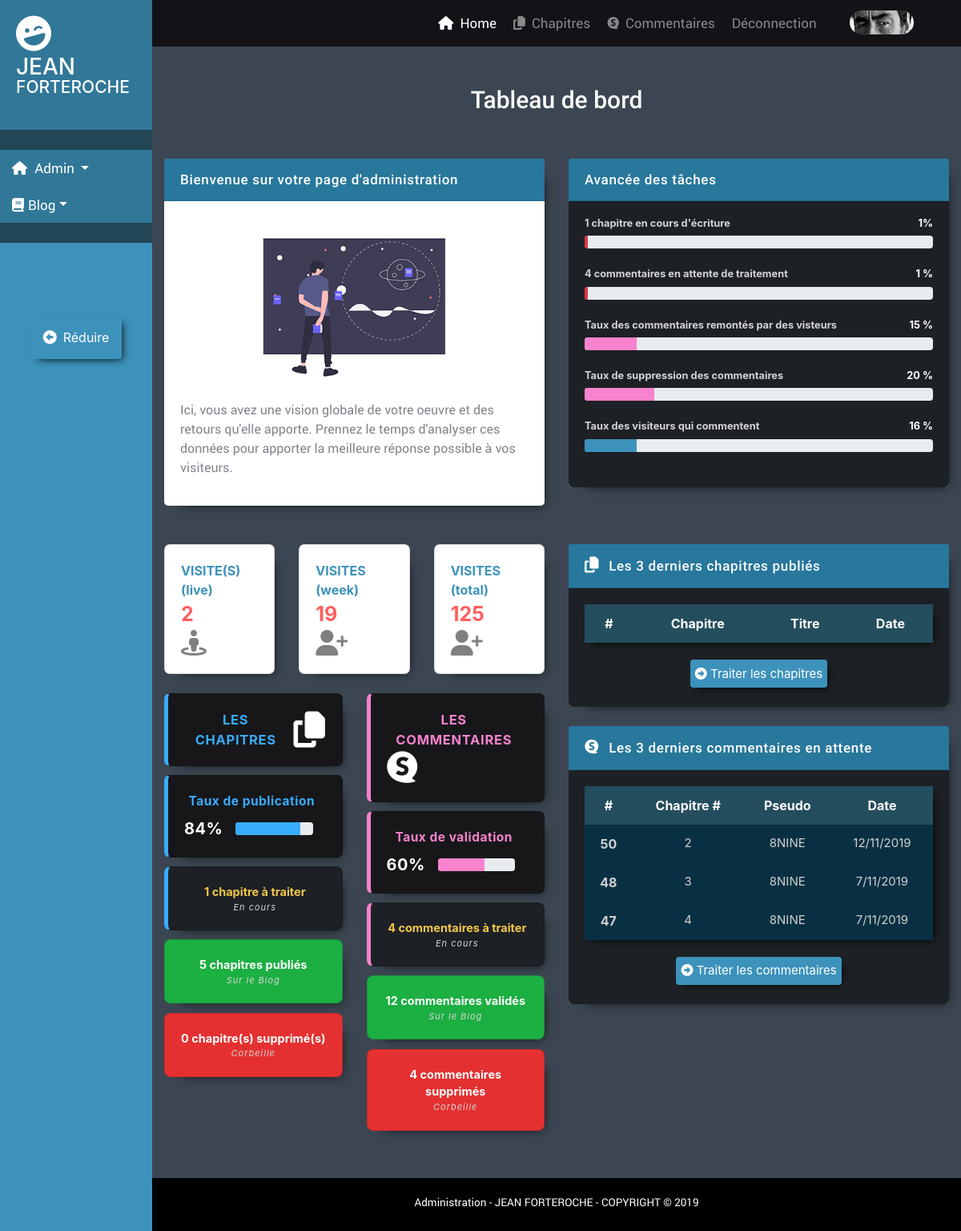
Before: /index.php?action=Admin (signed in) with the older database file.
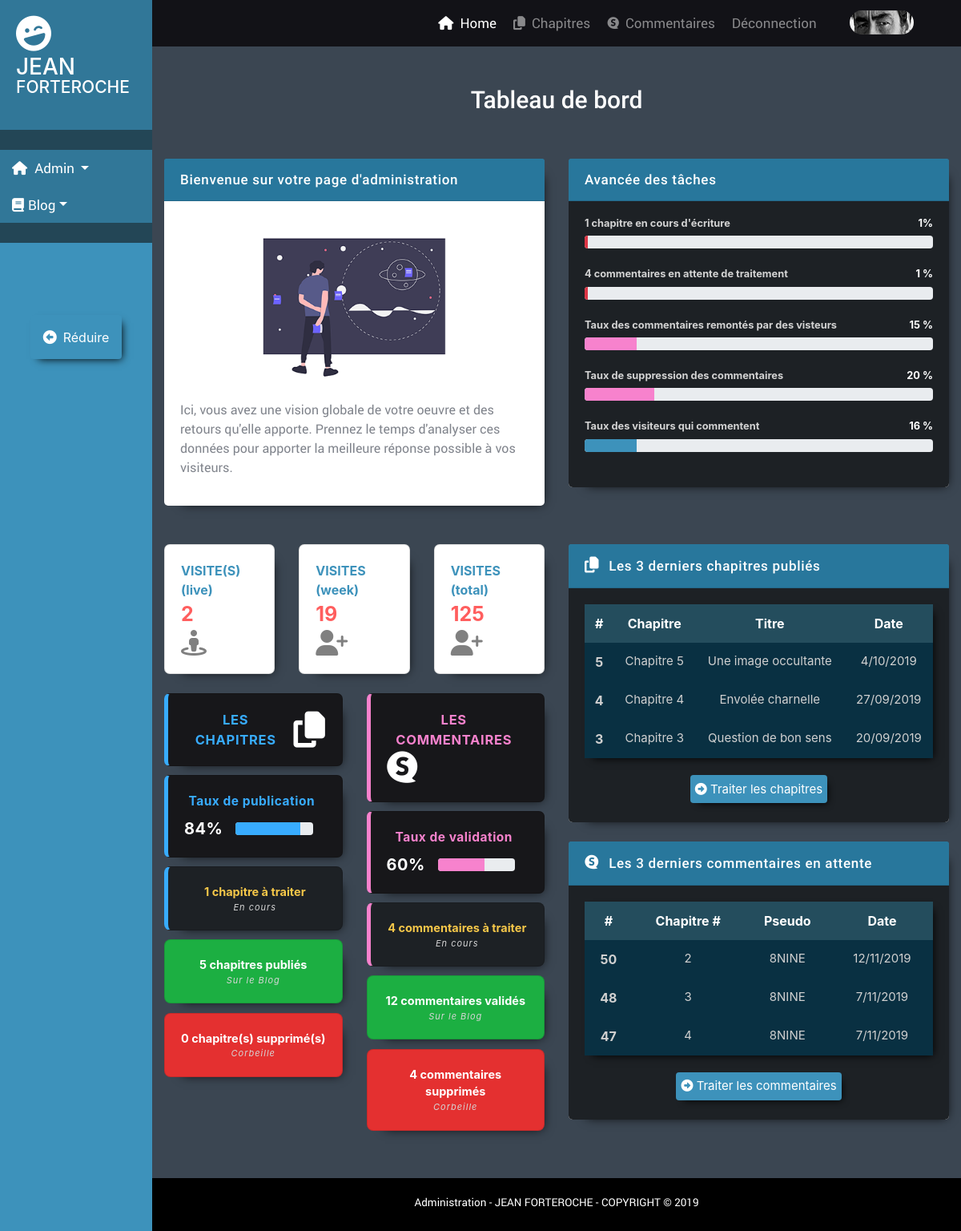
After: the same page with the newer database file.
### tables this page shows
CREATE TABLE `commentaires` (
  `id_comment` int(11) NOT NULL,
  `id_chapitre` int(11) NOT NULL,
  `pseudo` varchar(255) NOT NULL,
  `commentaire` text NOT NULL,
  `date_commentaire` datetime NOT NULL,
  `signal_com` varchar(3) NOT NULL DEFAULT 'non',
  `en_cours` int(11) NOT NULL DEFAULT '1',
  `valide` int(11) NOT NULL DEFAULT '0',
  `supprime` int(11) NOT NULL DEFAULT '0'
);

CREATE TABLE `chapitres` (
  `id_chapitre` int(11) NOT NULL,
  `numero` varchar(20) NOT NULL,
  `titre` varchar(255) NOT NULL,
  `date_creation` datetime NOT NULL,
  `date_publication` datetime NOT NULL,
  `statut` int(11) NOT NULL,
  `content_text` text NOT NULL,
  `content_img` text NOT NULL
);

### controller/ctrl-Backend.php (called while the page is built, shortened)
<?php
require('model/AdminChapterManager.php');
require('model/AdminCommentManager.php');
	function viewAdmin()
		{
		    $adminChapterManager = new AdminChapterManager();
		    $chaptersAdminLast = $adminChapterManager->getChaptersAdmin0();
		    $adminCommentManager = new AdminCommentManager();
		    $commentsAdminLast = $adminCommentManager->getCommentsAdmin0();
			require 'view/backend/adminView.php';
		}

### model/AdminCommentManager.php (called while the page is built, shortened)
<?php
class AdminCommentManager extends Manager
    {
        public function getCommentsAdmin0()
            {
                $db = $this->dbConnect();
                $commentsAdminLast = $db->query('SELECT id_comment, id_chapitre, pseudo, DATE_FORMAT(date_commentaire, "%e/%m/%Y") AS date_commentaire_franc FROM commentaires WHERE en_cours="1" ORDER BY date_commentaire DESC LIMIT 0, 3');
                return $commentsAdminLast;
            }
    }

### model/AdminChapterManager.php (called while the page is built, shortened)
<?php
class AdminChapterManager extends Manager
    {
        public function getChaptersAdmin0()
            {
                $db = $this->dbConnect();
                $chaptersAdminLast = $db->query('SELECT id_chapitre, numero, titre, DATE_FORMAT(date_publication, "%e/%m/%Y") AS date_publication_franc FROM chapitres WHERE statut="1" ORDER BY date_publication DESC LIMIT 0, 3');
                return $chaptersAdminLast;
            }
    }

### view/backend/adminView.php (the view, shortened to what the rows shown need)
    <section id="dashBoard">
        <div class="container-fluid">
            <div id="dashboardTitle" class="py-5">
                <h1 class="">Tableau de bord</h1>
            </div>
            <div class="row">
                <div id="col2Resumes" class="col-xl-6 col-md-12 mb-4">
                    <div class="card mb-4 col-resume-contenair">
                        <div class="card-body">
                            <table id="table1" class="table">
                                <thead>
                                    <tr class="trHead">
                                        <th scope="col">#</th>
                                        <th scope="col">Chapitre</th>
                                        <th scope="col">Titre</th>
                                        <th scope="col">Date</th>
                                    </tr>
                                </thead>
                                <tbody>
                                    <?php while ($data = $chaptersAdminLast->fetch()): ?>
                                        <tr class="tabGroup1">
                                            <th scope="row"><?php echo htmlspecialchars($data['id_chapitre']); ?></th>
                                            <td><?php echo htmlspecialchars($data['numero']); ?></td>
                                            <td><?php echo htmlspecialchars($data['titre']); ?></td>
                                            <td><?php echo htmlspecialchars($data['date_publication_franc']); ?></td>
                                        </tr>
                                    <?php endwhile; ?>
                                </tbody>
                            </table>
                        </div>
                    </div>
                    <div class="card mb-4 col-resume-contenair">
                        <div class="card-body">
                            <table id="table2" class="table">
                                <thead>
                                    <tr class="trHead">
                                        <th scope="col">#</th>
                                        <th scope="col">Chapitre #</th>
                                        <th scope="col">Pseudo</th>
                                        <th scope="col">Date</th>
                                    </tr>
                                </thead>
                                <tbody>
                                    <?php while ($data = $commentsAdminLast->fetch()): ?>
                                        <tr class="tabGroup1">
                                            <th scope="row"><?php echo htmlspecialchars($data['id_comment']); ?></th>
                                            <td><?php echo htmlspecialchars($data['id_chapitre']); ?></td>
                                            <td><?php echo htmlspecialchars($data['pseudo']); ?></td>
                                            <td><?php echo htmlspecialchars($data['date_commentaire_franc']); ?></td>
                                        </tr>
                                    <?php endwhile; ?>
                                </tbody>
                            </table>
                        </div>
                    </div>
                </div>
            </div>
        </div>
    </section>
<?php require('templateAdmin.php'); ?>

Changed rows visible on the page:
now on this page (row edited): chapitres: id_chapitre "5", numero "Chapitre 5", titre "Une image occultante", date_publication_franc "4/10/2019"
now on this page (row edited): chapitres: id_chapitre "4", numero "Chapitre 4", titre "Envolée charnelle", date_publication_franc "27/09/2019"
now on this page (row edited): chapitres: id_chapitre "3", numero "Chapitre 3", titre "Question de bon sens", date_publication_franc "20/09/2019"
